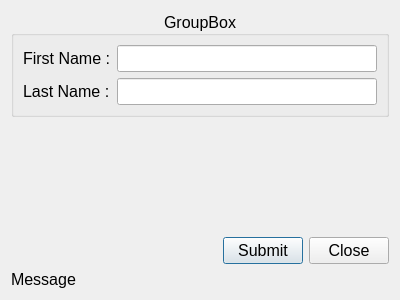
<?xml version="1.0" encoding="UTF-8"?>
<ui version="4.0">
 <class>d_person</class>
 <widget class="QDialog" name="d_person">
  <property name="windowModality">
   <enum>Qt::ApplicationModal</enum>
  </property>
  <property name="geometry">
   <rect>
    <x>0</x>
    <y>0</y>
    <width>400</width>
    <height>300</height>
   </rect>
  </property>
  <property name="font">
   <font>
    <pointsize>12</pointsize>
   </font>
  </property>
  <property name="windowTitle">
   <string>Mon super application</string>
  </property>
  <property name="windowIcon">
   <iconset resource="../../icons/Icons.qrc">
    <normaloff>:/main/favicon.ico</normaloff>:/main/favicon.ico</iconset>
  </property>
  <layout class="QGridLayout" name="gridLayout">
   <item row="2" column="1">
    <widget class="QPushButton" name="pb_submit">
     <property name="text">
      <string>Submit</string>
     </property>
     <property name="icon">
      <iconset resource="../../icons/Icons.qrc">
       <normaloff>:/buttons/ok.png</normaloff>:/buttons/ok.png</iconset>
     </property>
    </widget>
   </item>
   <item row="2" column="2">
    <widget class="QPushButton" name="pb_close">
     <property name="text">
      <string>Close</string>
     </property>
     <property name="icon">
      <iconset resource="../../icons/Icons.qrc">
       <normaloff>:/buttons/cross.png</normaloff>:/buttons/cross.png</iconset>
     </property>
    </widget>
   </item>
   <item row="2" column="0">
    <spacer name="horizontalSpacer">
     <property name="orientation">
      <enum>Qt::Horizontal</enum>
     </property>
     <property name="sizeHint" stdset="0">
      <size>
       <width>40</width>
       <height>20</height>
      </size>
     </property>
    </spacer>
   </item>
   <item row="0" column="0" colspan="3">
    <widget class="QGroupBox" name="gb_person">
     <property name="title">
      <string>GroupBox</string>
     </property>
     <property name="alignment">
      <set>Qt::AlignCenter</set>
     </property>
     <layout class="QFormLayout" name="formLayout">
      <item row="0" column="0">
       <widget class="QLabel" name="label">
        <property name="text">
         <string>First Name :</string>
        </property>
       </widget>
      </item>
      <item row="0" column="1">
       <widget class="QLineEdit" name="le_firstName"/>
      </item>
      <item row="1" column="0">
       <widget class="QLabel" name="label_2">
        <property name="text">
         <string>Last Name :</string>
        </property>
       </widget>
      </item>
      <item row="1" column="1">
       <widget class="QLineEdit" name="le_lastName"/>
      </item>
     </layout>
    </widget>
   </item>
   <item row="1" column="0" colspan="3">
    <spacer name="verticalSpacer">
     <property name="orientation">
      <enum>Qt::Vertical</enum>
     </property>
     <property name="sizeHint" stdset="0">
      <size>
       <width>20</width>
       <height>40</height>
      </size>
     </property>
    </spacer>
   </item>
   <item row="3" column="0" colspan="3">
    <widget class="QLabel" name="lb_message">
     <property name="text">
      <string>Message</string>
     </property>
    </widget>
   </item>
  </layout>
 </widget>
 <resources>
  <include location="../../icons/Icons.qrc"/>
 </resources>
 <connections/>
</ui>
